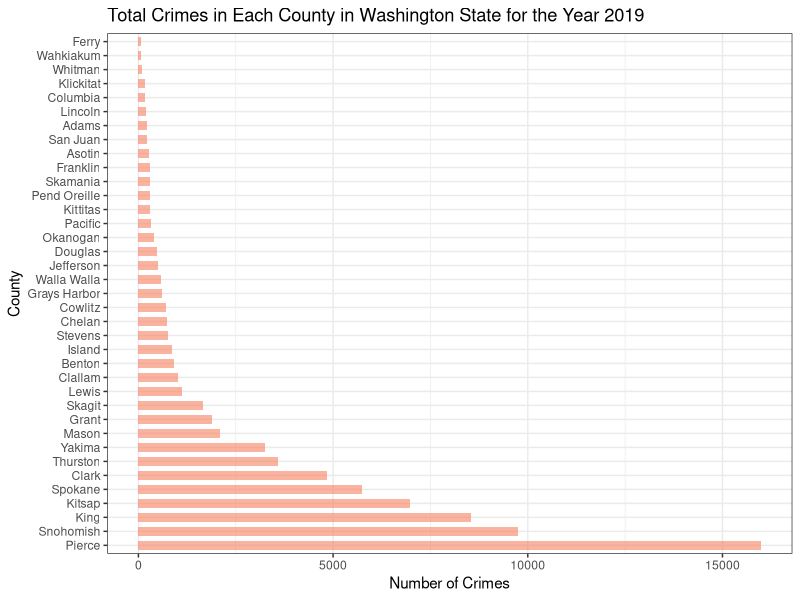

R code for this plot:
library("ggplot2")
library("tidyverse")
library("dplyr")


data <- read.csv("county-crime-WA.csv")

filtered <- data %>%
  arrange(TOTAL_CRIMES) %>%
  summarize(County, TOTAL_CRIMES)

highest_crime <- filtered %>%
  filter(TOTAL_CRIMES == max(TOTAL_CRIMES)) %>%
  pull(County)

lowest_crime <- filtered %>%
  filter(TOTAL_CRIMES == min(TOTAL_CRIMES)) %>%
  pull(County)

# PLOT
plot1 <- function (df = filtered) {
  ggplot(filtered, aes(x = TOTAL_CRIMES, y = reorder(County, -TOTAL_CRIMES))) +
    geom_bar(stat="identity", fill="#f68060", alpha=.6, width=.6) +
    xlab("Number of Committed Crimes") +
    theme_bw() +
    labs(x = "Number of Crimes",
         y = "County",
         title = "Total Crimes in Each County in Washington State for the Year 2019")
}
plot1()


